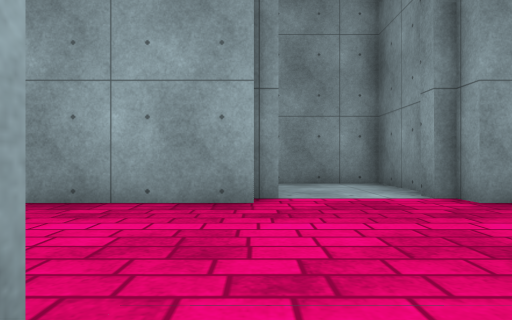
view 1 (above)

24 first-person views from a walk through a scene from a Unity 3-D project. The camera is 0.59 m above the floor, looks level and sees 75° across. The floor is counted in squares, 1 m on a side. Each view is taken from the middle of a square. On the plan, view 1 faces up. The plan holds only what a view shows up to about 9 squares ahead; the rest is blank. The place goes on beyond the plan. The player character is not drawn. Door leaves are left out, so doorways stand open. Some surface patterns are stand-ins.

view 2
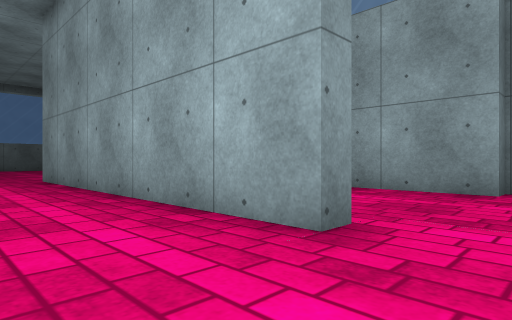

view 3
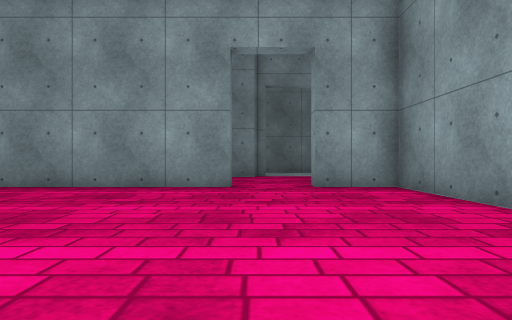

view 4
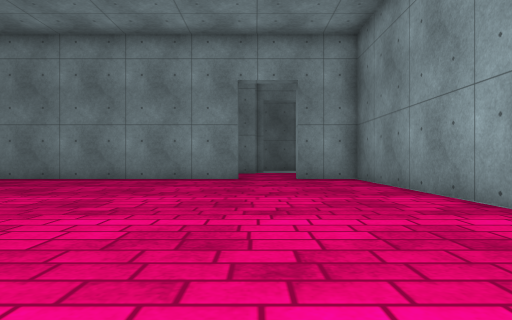

view 5
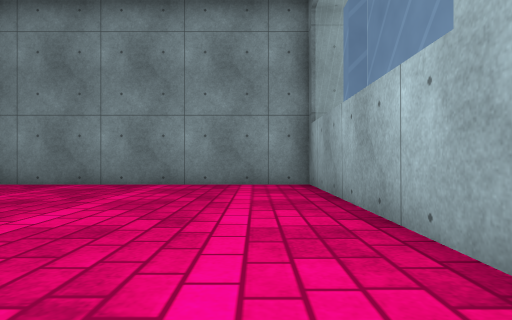

view 6
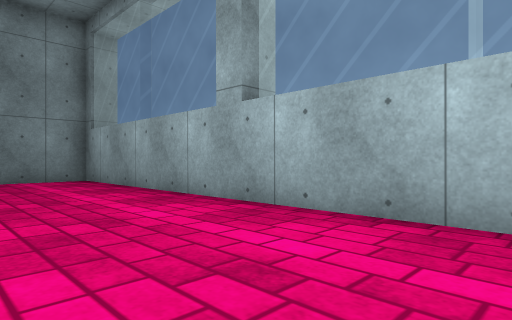

view 7
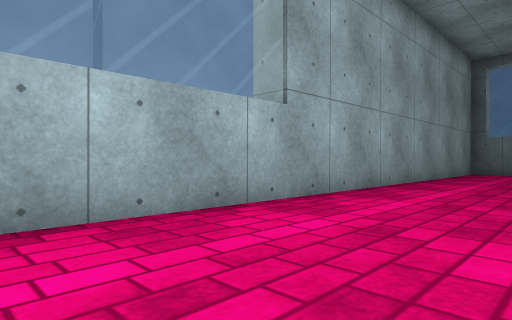

view 8
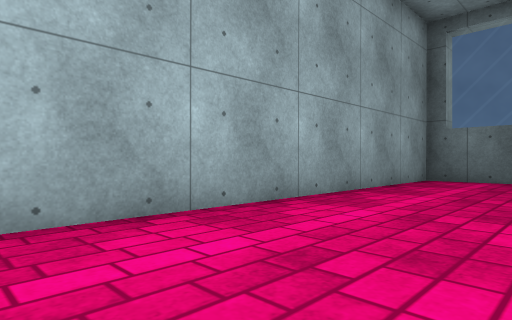

view 9
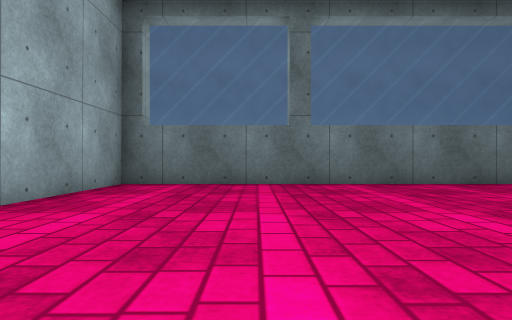

view 10
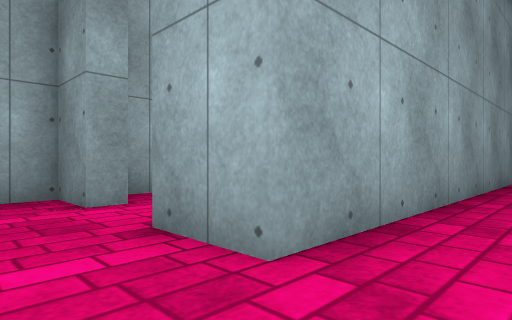

view 11
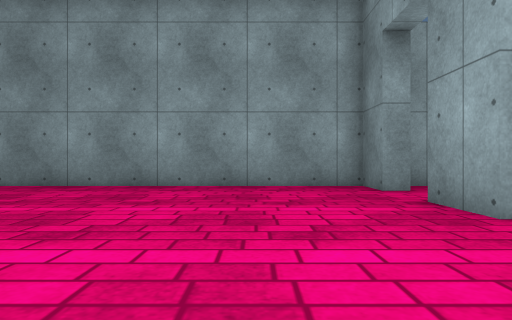

view 12
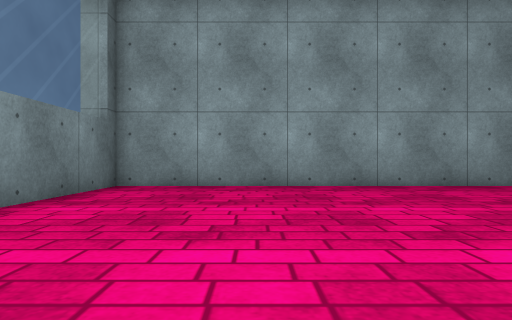

view 13
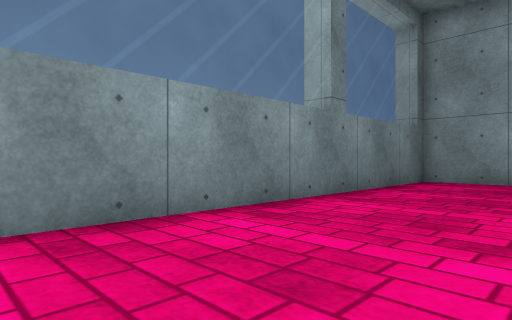

view 14
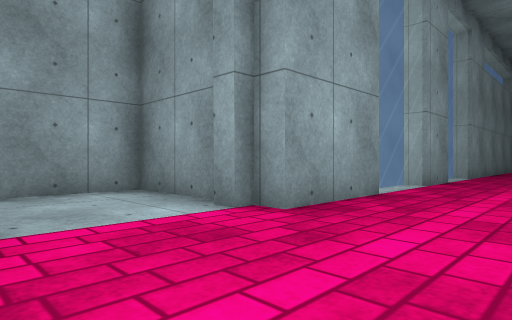

view 15
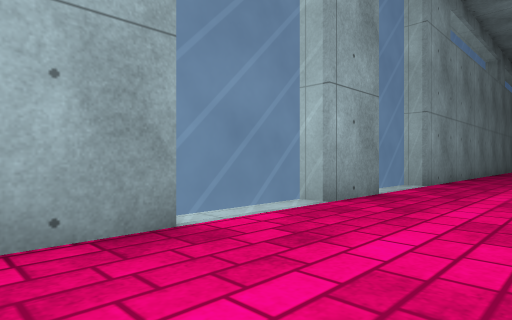

view 16
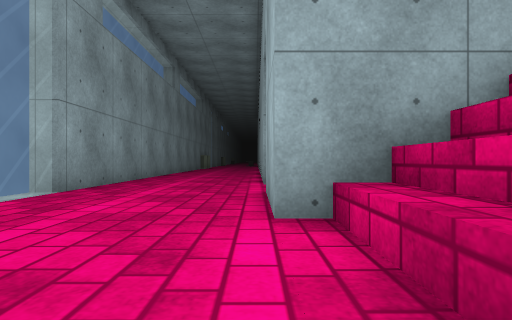

view 17
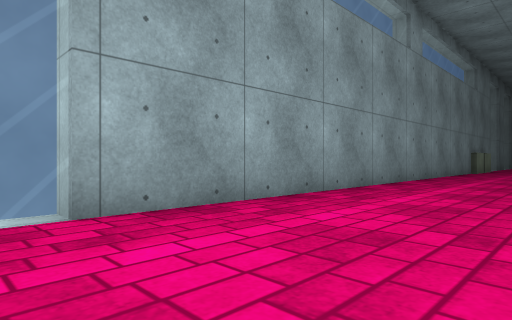

view 18
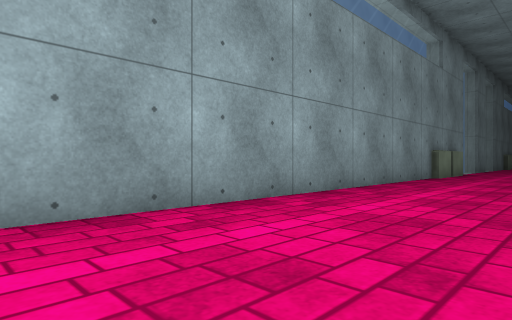

view 19
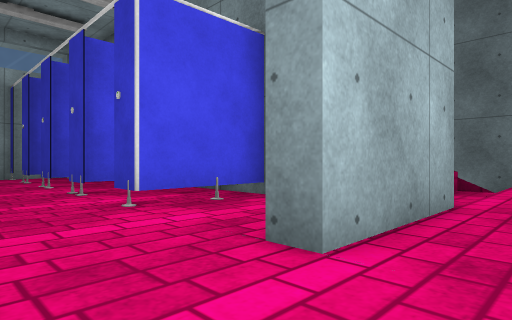

view 20
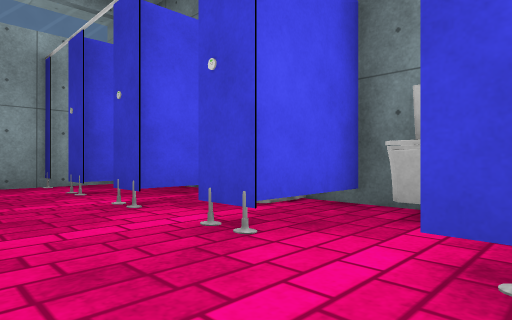

view 21
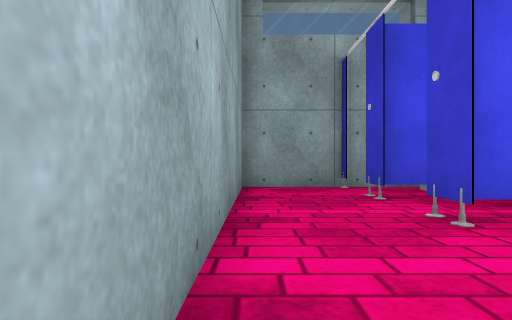

view 22
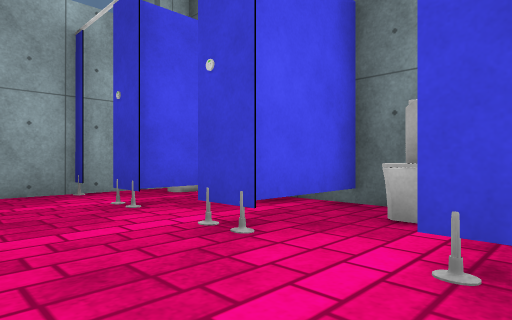

view 23
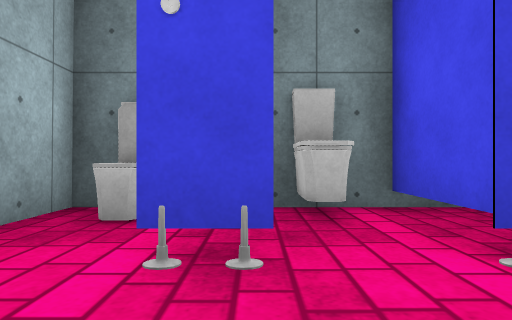

view 24
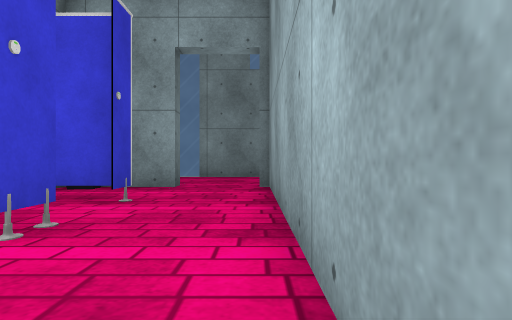

### Floor plan
Ten units are one square. View 1 is at (0, 0); x grows to the right and y downward. Boxes are objects, and circles mark ways between rooms. Rooms are numbered by the first view taken in them; rooms with no view inside come last. Other rooms are left out.
<svg viewBox="-207 -88 463 197">
<path fill="none" stroke="#000" d="M-96 -34 -96 -46 -202 -46 -202 103 31 103 31 -3 12 -3M-6 -9 -6 -3 -96 -3 -96 -18M121 20 121 28M119 20 110 20M143 36 143 -1M115 -8 121 -8 121 -3 115 -3M121 39 121 48M98 19 98 50M94 10 94 -9M121 59 121 68M98 42 121 42M116 63 98 63M98 55 98 79M77 4 94 4M143 74 143 64M98 62 121 62M96 -46 80 -46M110 83 121 83M56 -46 31 -46 31 -51 27 -51 27 -56M38 -8 38 5M251 -46 120 -46M31 -59 31 -83 5 -83M4 -51 0 -51 0 -46 -33 -46M-80 -46 -86 -46M122 39 121 45M121 42 121 45M121 60 122 66M121 62 121 65M67 -2 94 -2M121 99 121 104M121 79 121 88M143 84 143 74M98 96 98 103 142 103M121 83 121 86M121 80 122 86M98 20 121 20"/>
<rect x="95" y="25" width="10" height="10" fill="#bbb"><title>other object</title></rect>
<rect x="95" y="-5" width="20" height="10" fill="#bbb"><title>other object</title></rect>
<circle cx="-90" cy="-25" r="3" fill="#2a7"/>
<circle cx="5" cy="-10" r="3" fill="#2a7"/>
<circle cx="135" cy="80" r="3" fill="#2a7"/>
<circle cx="120" cy="10" r="3" fill="#2a7"/>
<text x="-100" y="40">1</text>
<text x="140" y="10">2</text>
<text x="130" y="90">3</text>
<text x="100" y="10">4</text>
</svg>
Room 1 opens to room 2. Room 2 opens to room 3. Room 2 opens to room 4.

Where each view was taken, in squares from view 1:
view 1: 0 up, 0 right, facing up
view 2: 2 down, 1 right, facing up-left
view 3: 7 down, 0 right, facing up
view 4: 10 down, 0 right, facing up
view 5: 9 down, 5 left, facing right
view 6: 7 down, 7 left, facing down-right
view 7: 7 down, 5 left, facing down-left
view 8: 7 down, 10 left, facing down-left
view 9: 7 down, 12 left, facing left
view 10: 1 down, 11 left, facing up-right
view 11: 3 down, 12 left, facing up
view 12: 3 down, 17 left, facing up
view 13: 5 down, 17 left, facing up-left
view 14: 2 up, 0 right, facing up-right
view 15: 2 up, 4 right, facing up-right
view 16: 1 up, 6 right, facing right
view 17: 1 up, 11 right, facing up-right
view 18: 1 up, 16 right, facing up-right
view 19: 2 up, 14 right, facing down-left
view 20: 2 down, 14 right, facing down-left
view 21: 3 down, 14 right, facing down
view 22: 4 down, 14 right, facing down-left
view 23: 8 down, 14 right, facing left
view 24: 7 down, 14 right, facing up
